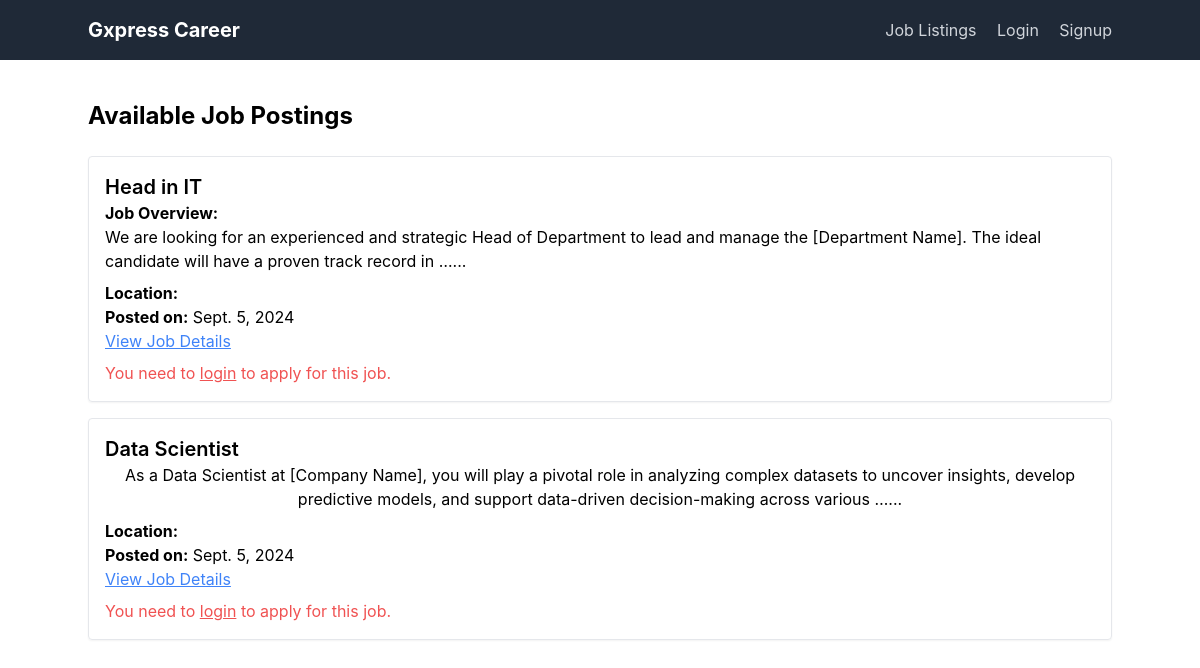
The page / on the database its author committed.
### hr/models.py (models this page shows, shortened)
class JobPosting(models.Model):
    id = models.AutoField(primary_key=True)
    requisition = models.ForeignKey(Requisition, on_delete=models.CASCADE)
    title = models.CharField(max_length=255)
    description = RichTextField()
    posted_date = models.DateField()
    class Meta:
        ordering = ['posted_date']  # Default order by posted_date

### candidate/views.py (the view)
# urls.py: path('', job_list_view, name='job_list'),  # Home page with job listings
def job_list_view(request):
    jobs = JobPosting.objects.all()
    return render(request, 'candidate/job_listing.html', {'jobs': jobs})

### templates/candidate/job_listing.html (shortened to what this page needs)
{% extends 'base.html' %}
{% load allauth %}
{% block content %}
<div class="container mx-auto mt-10">
    <h1 class="text-2xl font-bold mb-6">Available Job Postings</h1>
    {% if jobs %}
        <ul class="space-y-4">
            {% for job in jobs %}
                <li class="border p-4 rounded shadow-sm">
                    <h2 class="text-xl font-semibold">{{ job.title }}</h2>
                    <div class="prose max-w-none">
                        {{ job.description|truncatewords:30|safe }}...
                    </div>
                    <p class="mt-2"><strong>Location:</strong> {{ job.location }}</p>
                    <p><strong>Posted on:</strong> {{ job.posted_date }}</p>
                    <a href="{% url 'job_detail' job.pk %}" class="underline text-blue-500">View Job Details</a>
                    {% if user.is_authenticated %}
                        <a href="{% url 'apply_for_job' job.id %}" class="ml-4 inline-block bg-blue-500 text-white py-2 px-4 rounded hover:bg-blue-700">
                            Apply Now
                        </a>
                    {% else %}
                        <p class="text-red-500 mt-2">You need to <a href="{% url 'account_login' %}" class="underline">login</a> to apply for this job.</p>
                    {% endif %}
                </li>
            {% endfor %}
        </ul>
    {% else %}
        <p>No job postings available at the moment. Please check back later!</p>
    {% endif %}
</div>
{% endblock content %}

### templates/base.html (shortened to what this page needs)
{% load static %}
<!DOCTYPE html>
<html>
    <link href="https://cdn.jsdelivr.net/npm/flowbite@2.5.1/dist/flowbite.min.css"  rel="stylesheet" />
<head>
</head>
<body>
    {% include 'nav/navbar.html' %}
    <div class="container mx-auto mt-10">
        {% block content %}
        {% endblock content %}
    </div>
</body>
</html>

### templates/nav/navbar.html
<nav class="bg-gray-800 p-4">
  <div class="container mx-auto flex justify-between items-center">
      <div class="text-white text-xl font-bold">
          <a href="{% url 'job_list' %}">Gxpress Career</a>
      </div>
      <div class="space-x-4">
          <a href="{% url 'job_list' %}" class="text-gray-300 hover:text-white">Job Listings</a>
          {% if user.is_authenticated %}
              <a href="{% url 'applied_jobs' %}" class="text-gray-300 hover:text-white">Applied Jobs</a>
              <a href="{% url 'profile' %}" class="text-gray-300 hover:text-white">Profile</a>
              <a href="{% url 'account_logout' %}" class="text-red-500 hover:text-red-700">Logout</a>
          {% else %}
              <a href="{% url 'account_login' %}" class="text-gray-300 hover:text-white">Login</a>
              <a href="{% url 'account_signup' %}" class="text-gray-300 hover:text-white">Signup</a>
          {% endif %}
      </div>
  </div>
</nav>

### rows shown on the page
JobPosting: title "Head in IT", description "Job Overview: We are looking for an experienced and strategic Head of Department to lead and manage the [Department Name]. The ideal candidate will have a proven track record in …", posted_date "Sept. 5, 2024"
JobPosting: title "Data Scientist", description "As a Data Scientist at [Company Name], you will play a pivotal role in analyzing complex datasets to uncover insights, develop predictive models, and support data-driven decision-making across various …", posted_date "Sept. 5, 2024"
